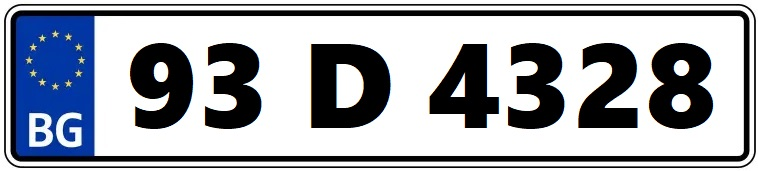
#> input picture ideal/p4.jpg, 758 x 171 px, found by its file name
$ python 3.py
#> lines starting #> are read from the running program, lines starting #| are printed output that depends on the picture; after the words box and inside, x2 and y2 are one past the last pixel; in counts of white or black regions, pixels touching at a corner belong together
#> in analyze_downsampling_effect, original_image is the input picture: shape (171, 758, 3); mean B, G, R 171.6, 164.1, 160.3
import cv2
import numpy as np
import matplotlib.pyplot as plt
import os

# ==============================================================================
# SECTION 1: CORE FUNCTIONS (WITH DYNAMIC PADDING)
# ==============================================================================

def segment_characters(image, scale_factor=1.0):
    """
    Segments characters from a license plate image object.
    **UPDATED:** Padding is now scaled dynamically based on the scale_factor.
    """
#> called with scale_factor = 1
    if image is None: return []

    # --- Dynamic Padding Calculation ---
    # The original padding for a full-resolution image is 5 pixels.
    # This value is scaled down, with a minimum of 1 pixel.
    original_padding = 5
    scaled_padding = int(max(1, original_padding * scale_factor))

    # --- The rest of the function remains similar ---
    orig_y_start, orig_y_end = 31, 141
    orig_x_start, orig_x_end = 115, 727
    y_start, y_end = int(orig_y_start * scale_factor), int(orig_y_end * scale_factor)
    x_start, x_end = int(orig_x_start * scale_factor), int(orig_x_end * scale_factor)
    h_img, w_img = image.shape[:2]
#> h_img = 171; w_img = 758
    y_end, x_end = min(y_end, h_img), min(x_end, w_img)
#> y_end = 141; x_end = 727
    cropped_image = image[y_start:y_end, x_start:x_end]
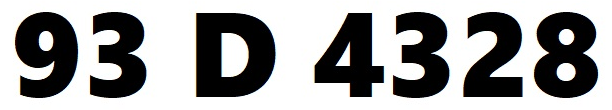
#> cropped_image: shape (110, 612, 3); mean B, G, R 157.2, 157.2, 157.2
    if cropped_image.size == 0: return []
    gray = cv2.cvtColor(cropped_image, cv2.COLOR_BGR2GRAY)
    _, thresh = cv2.threshold(gray, 127, 255, cv2.THRESH_BINARY_INV)
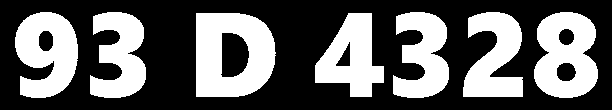
#> thresh: shape (110, 612); 38.4% white; 7 white regions
    contours, _ = cv2.findContours(thresh, cv2.RETR_EXTERNAL, cv2.CHAIN_APPROX_SIMPLE)
#> contours = 7 contours; box (x1, y1, x2, y2) and area: (196, 13, 276, 97) 5872, (534, 12, 598, 98) 4307, (15, 12, 78, 98) 3874, (315, 13, 384, 97) 3411, (463, 12, 523, 97) 3176, (90, 12, 146, 98) 3022, (393, 12, 449, 98) 3022
    char_boxes = []
    image_height = cropped_image.shape[0]
#> image_height = 110
    for contour in contours:
        (x, y, w, h) = cv2.boundingRect(contour)
        if h == 0: continue
        aspect_ratio = w / h
        if (h > 0.4 * image_height) and (aspect_ratio < 1.2):
            char_boxes.append((x, y, w, h))
#> this loop made 7 passes
#> (x, y, w, h, aspect_ratio) on passes 1 to 7: (315, 13, 69, 84, 0.821), (196, 13, 80, 84, 0.952), (534, 12, 64, 86, 0.744), (463, 12, 60, 85, 0.706), (393, 12, 56, 86, 0.651), (90, 12, 56, 86, 0.651), (15, 12, 63, 86, 0.733)
#> after the loop, char_boxes = [(315, 13, 69, 84), (196, 13, 80, 84), (534, 12, 64, 86), (463, 12, 60, 85), (393, 12, 56, 86), (90, 12, 56, 86), (15, 12, 63, 86)]
    char_boxes = sorted(char_boxes, key=lambda box: box[0])
#> char_boxes = [(15, 12, 63, 86), (90, 12, 56, 86), (196, 13, 80, 84), (315, 13, 69, 84), (393, 12, 56, 86), (463, 12, 60, 85), (534, 12, 64, 86)]
    character_images = []
    for box in char_boxes:
        x, y, w, h = box
        char_thresh_tight = thresh[y:y+h, x:x+w]
        # Use the new scaled_padding value here.
        char_thresh_padded = cv2.copyMakeBorder(char_thresh_tight, scaled_padding, scaled_padding, scaled_padding, scaled_padding, cv2.BORDER_CONSTANT, value=0)
        character_images.append({'thresh': char_thresh_padded})
#> this loop made 7 passes
#> pass 1, in segment_characters, `char_thresh_tight = thresh[y:y+h, x:x+w]`:
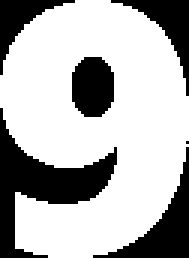
#> char_thresh_tight: shape (86, 63) (shown 3 times larger); 69.8% white; 6 black regions (1 under 20 px), largest, box (x1, y1, x2, y2) and area: (0, 36, 39, 86) 648, (31, 49, 63, 86) 330, (24, 19, 38, 39) 236, (37, 0, 63, 32) 232, (0, 0, 25, 25) 187
#> pass 1, in segment_characters, `char_thresh_padded = cv2.copyMakeBorder(char_thresh_tight, scaled_padd..`:
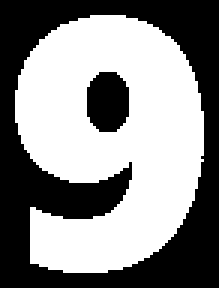
#> char_thresh_padded: shape (96, 73) (shown 3 times larger); 54% white; 2 black regions, box (x1, y1, x2, y2) and area: (0, 0, 73, 96) 2988, (29, 24, 43, 44) 236
#> pass 2, in segment_characters, `char_thresh_tight = thresh[y:y+h, x:x+w]`:
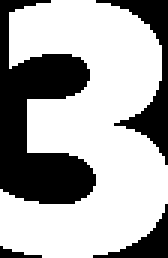
#> char_thresh_tight: shape (86, 56) (shown 3 times larger); 66.3% white; 4 black regions, box (x1, y1, x2, y2) and area: (0, 0, 32, 68) 1105, (32, 0, 56, 55) 348, (31, 68, 56, 86) 142, (0, 82, 14, 86) 27
#> pass 2, in segment_characters, `char_thresh_padded = cv2.copyMakeBorder(char_thresh_tight, scaled_padd..`:
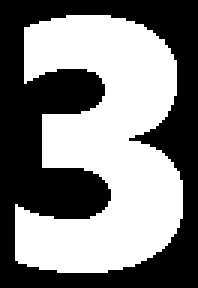
#> char_thresh_padded: shape (96, 66) (shown 3 times larger); 50.4% white; 1 black region, box (x1, y1, x2, y2) and area: (0, 0, 66, 96) 3142
#> after the loop:
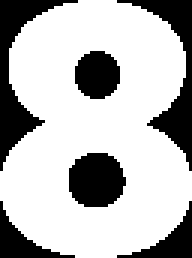
#> char_thresh_tight: shape (86, 64) (shown 3 times larger); 72% white; 6 black regions, box (x1, y1, x2, y2) and area: (0, 0, 26, 57) 401, (39, 0, 64, 57) 371, (23, 51, 42, 69) 277, (25, 17, 40, 33) 192, (0, 67, 25, 86) 151, (39, 67, 64, 86) 151
#> after the loop, character_images = 7 items
    return character_images

# Other functions (recognize_plate, visualize_specific_comparison, etc.) remain unchanged.
# For completeness, the full script is provided below.

def recognize_plate(character_images, template_dir='numbers'):
    """Recognizes a full license plate from segmented characters."""
    if not character_images: return "", 0.0
    templates = {}
    script_dir = os.path.dirname(os.path.abspath(__file__))
    full_template_dir = os.path.join(script_dir, template_dir)
    for filename in os.listdir(full_template_dir):
        if filename.endswith('.jpg'):
            char_name = os.path.splitext(filename)[0]
            template_path = os.path.join(full_template_dir, filename)
            template_gray = cv2.imread(template_path, cv2.IMREAD_GRAYSCALE)
            _, template_binary = cv2.threshold(template_gray, 127, 255, cv2.THRESH_BINARY_INV)
            templates[char_name] = template_binary
    final_plate_text = ""
    correlation_scores = []
    for images in character_images:
        char_image = images['thresh']
        best_match_char, max_corr_value = None, -1.0
        h_char, w_char = char_image.shape
        for char_name, template_img in templates.items():
            resized_template = cv2.resize(template_img, (w_char, h_char))
            result = cv2.matchTemplate(char_image, resized_template, cv2.TM_CCOEFF_NORMED)
            corr_value = result[0][0]
            if corr_value > max_corr_value:
                max_corr_value = corr_value
                best_match_char = char_name
        if best_match_char:
            final_plate_text += best_match_char
            correlation_scores.append(max_corr_value)
    avg_correlation = np.mean(correlation_scores) if correlation_scores else 0.0
    return final_plate_text, avg_correlation

def visualize_specific_comparison(original_image, failing_rate, ground_truth_plate, template_dir='numbers'):
    """Visualizes the template matching for a specific character at the point of failure."""
    print("\nStep 4: Visualizing the pixel-level comparison at the failure point...")
    h, w = original_image.shape[:2]
    new_dims = (int(w * failing_rate), int(h * failing_rate))
    failing_image = cv2.resize(original_image, new_dims, interpolation=cv2.INTER_AREA)
    segmented_chars = segment_characters(failing_image, scale_factor=failing_rate)
    if not segmented_chars:
        print("-> Could not segment characters for visualization at the failing rate.")
        return
    char_from_plate = segmented_chars[6]['thresh']
    correct_char_name = ground_truth_plate[6]
    script_dir = os.path.dirname(os.path.abspath(__file__))
    template_path = os.path.join(script_dir, template_dir, f"{correct_char_name}.jpg")
    template_gray = cv2.imread(template_path, cv2.IMREAD_GRAYSCALE)
    if template_gray is None:
        print(f"-> Could not load template for character '{correct_char_name}'.")
        return
    _, high_res_template_binary = cv2.threshold(template_gray, 127, 255, cv2.THRESH_BINARY_INV)
    h_char, w_char = char_from_plate.shape
    resized_template = cv2.resize(high_res_template_binary, (w_char, h_char))
    result = cv2.matchTemplate(char_from_plate, resized_template, cv2.TM_CCOEFF_NORMED)
    correlation = result[0][0]
    plt.figure(figsize=(10, 5))
    plt.subplot(1, 2, 1)
    plt.imshow(char_from_plate, cmap='gray')
    plt.title(f"Character from Failed Plate\n(Rate: {failing_rate:.2f})")
    plt.axis('off')
    plt.subplot(1, 2, 2)
    plt.imshow(resized_template, cmap='gray')
    plt.title(f"Resized High-Res Template ('{correct_char_name}')")
    plt.axis('off')
    plt.suptitle(f"Pixel-Level Comparison for Character '{correct_char_name}'\nCorrelation: {correlation:.4f}")
    plt.show()

def analyze_downsampling_effect():
    """Main function to analyze the effect of spatial downsampling on recognition accuracy."""
    script_dir = os.path.dirname(os.path.abspath(__file__))
    image_file_path = os.path.join(script_dir, 'ideal/p4.jpg')
    original_image = cv2.imread(image_file_path)
    if original_image is None:
        print(f"Error: Could not load image from {image_file_path}. Exiting.")
        return

    print("Step 1: Establishing ground truth from original image (rate = 1.0)...")
    full_res_chars = segment_characters(original_image, scale_factor=1.0)
#> full_res_chars = 7 items
    ground_truth_plate, _ = recognize_plate(full_res_chars)
    if not ground_truth_plate:
        print("Fatal Error: Could not recognize the plate from the original image.")
        return
    print(f"-> Ground Truth plate established as: '{ground_truth_plate}'\n")

    print("Step 2: Analyzing effects of downsampling across different rates...")
    downsampling_rates = np.arange(1.0, 0.04, -0.05)
    results = []
    for rate in downsampling_rates:
        h, w = original_image.shape[:2]
        new_dims = (int(w * rate), int(h * rate))
        downsampled_image = cv2.resize(original_image, new_dims, interpolation=cv2.INTER_AREA)
        segmented_chars = segment_characters(downsampled_image, scale_factor=rate)
        recognized_text, avg_corr = recognize_plate(segmented_chars)
        is_correct = 1 if recognized_text == ground_truth_plate else 0
        results.append({
            "rate": rate, "recognized_text": recognized_text, "is_correct": is_correct, "avg_correlation": avg_corr
        })

    print("\nStep 3: Finding the point of failure for visualization...")
    first_failing_rate = None
    sorted_results_desc = sorted(results, key=lambda x: x['rate'], reverse=True)
    for i, res in enumerate(sorted_results_desc):
        if not res['is_correct'] and i > 0 and sorted_results_desc[i-1]['is_correct']:
            first_failing_rate = res['rate']
            print(f"-> Failure point identified at rate: {first_failing_rate:.2f}")
            break

    if first_failing_rate:
        visualize_specific_comparison(original_image, first_failing_rate, ground_truth_plate)
    else:
        print("\n-> No failure point found. The system was successful at all tested rates.")

    print("\n--- Analysis Results Table ---")
    print(f"{'Rate':<10} | {'Recognized Plate':<20} | {'Avg. Correlation':<20} | {'Correct?':<10}")
    print("-" * 75)
    for res in sorted_results_desc:
        correct_str = "Yes" if res['is_correct'] else "No"
        recognized_text = res['recognized_text'] if res['recognized_text'] else "N/A"
        print(f"{res['rate']:.2f}{'':<6} | {recognized_text:<20} | {res['avg_correlation']:.4f}{'':<14} | {correct_str:<10}")

    rates = [r['rate'] for r in results]
    accuracies = [r['is_correct'] for r in results]
    correlations = [r['avg_correlation'] for r in results]
    fig, ax1 = plt.subplots(figsize=(12, 6))
    plt.title('Effect of Downsampling on License Plate Recognition Accuracy')
    ax1.set_xlabel('Downsampling Rate (Image Scale Factor)')
    ax1.set_ylabel('Recognition Accuracy (1 = Correct, 0 = Incorrect)', color='tab:blue')
    ax1.plot(rates, accuracies, 'o-', color='tab:blue')
    ax1.tick_params(axis='y', labelcolor='tab:blue')
    ax1.set_ylim(-0.1, 1.1)
    ax1.invert_xaxis()
    ax2 = ax1.twinx()
    ax2.set_ylabel('Average Character Correlation Score', color='tab:red')
    ax2.plot(rates, correlations, 's--', color='tab:red')
    ax2.tick_params(axis='y', labelcolor='tab:red')
    fig.tight_layout()
    plt.grid(True)
    plt.show()

if __name__ == "__main__":
#> (the run stopped early here; a loop or call above may not have finished)
